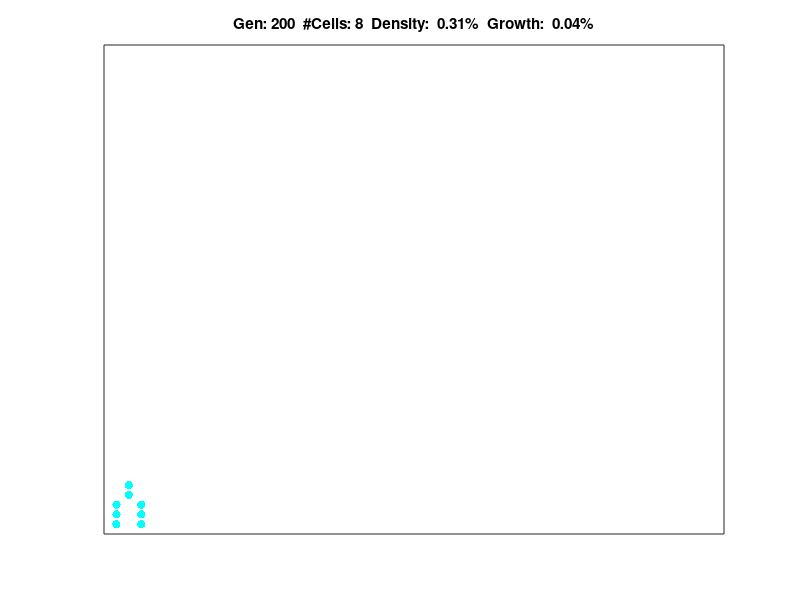

Write the MATLAB code that produced this figure. (Note: this script raises an error after producing the figure.)

function LifeGame2D
tic
% LifeGame2D is a traditional version of Conway's Game of Life,
% developed on a toroidal universe. This one is faster than LifeGame.m
% for large universes and a bit slower for small ones. 
%
% The aim of this code is being as simple as possible and provide 
% a file with data for statistical analysis after the simulation. 
%
% Author: Vladimiro Boselli, mail boselli(DOT)vladimiro {AT} gmail[DOT]com
% Share freely, attribution is appreciated.
% ######################
% ### INITIAL SET UP ###
% ######################
% Choose torus dimesion 'L' and run the simulation for a number 'gen'
% of generations.
L=50;                      
gen=200;
% Create array to store statistical data.
Stat=zeros(gen, 4);
%Hypertorus
T = zeros(L+1,L+1);
Tnew = T;
Adv=[2:L 1];
Ret=[L 1:L-1];
% ####################################
% ### LIFE RULE AND STARTING CELLS ###
% ####################################
% Life Rule - CLASSICAL RULE: S23/B3
Sur = [1 3];  % Exact # cells to survive
Bor = 3;      % Exact # cells to create a new one
% % Initial Set - DEFAULT: GLIDER S23/B3    
% T(1:3,1)=1;
% T(3,2)=1;
% T(2,3)=1;
% % Initial Set - DEFAULT: GLIDER S245/B3
% T(11,1:3)=1;
% T(12,1:2)=1;
% T(13,1)=1;
% Initial Set - DEFAULT: GLIDER S13/B3
T(1,1:3)=1;
T(3,1:3)=1;
T(2,4:5)=1;
% ########################
% ### START SIMULATION ###
% ########################      
% Start Plot
   sub=(L+1)^2;
   SUB=[L+1,L+1];
       K = find(T,sub);   
       [x,y] = ind2sub(SUB,K);
   axis([0 L 0 L]);
   
       Cells = [[Ret(x)',Ret(y)']' [x,Ret(y)']' [Adv(x)',Ret(y)']'  ...
                [Ret(x)',y]'       [x,y]'       [Adv(x)',y,]'        ...
                [Ret(x)',Adv(y)']' [x,Adv(y)']' [Adv(x)',Adv(y)']']';
       Next = unique(Cells,'rows');
       n=length(Next(:,1));
   for g = 1:gen            % Cycle on generation     #TAG
      for c = 1:n
          i=Next(c,1);
          j=Next(c,2);
                  
% Moore's Hyperneighbourhood               
N=T(Ret(i),Ret(j)) + T(i,Ret(j)) + T(Adv(i),Ret(j)) + ...
  T(Ret(i),j)      + 0           + T(Adv(i),j)    + ...
  T(Ret(i),Adv(j)) + T(i,Adv(j)) + T(Adv(i),Adv(j));
            if T(i,j)==1
            Tnew(i,j) =  ~all(N~=Sur); % Survive? 
            else
            Tnew(i,j) =  ~all(N~=Bor); % Create cells?
            end
            
      end    
Told=T;
T=Tnew;  
      % Exit if static
      if Told==Tnew
         break;
      end
      
      % Select the next changing cells
       K = find(T,sub);   
       [x,y] = ind2sub(SUB,K);
              Cells = [[Ret(x)',Ret(y)']' [x,Ret(y)']' [Adv(x)',Ret(y)']'  ...
                       [Ret(x)',y]'       [x,y]'       [Adv(x)',y,]'        ...
                       [Ret(x)',Adv(y)']' [x,Adv(y)']' [Adv(x)',Adv(y)']']';
       Next = unique(Cells,'rows');
       n=length(Next(:,1));
       % Update plot.
       scatter(x,y,...
               'MarkerFaceColor',[0 1 1],...
               'MarkerEdgeColor','none');
       axis([0 L 0 L])
   set(gca,'XTickLabel', [], 'YTickLabel', [], 'XTick', [], 'YTick', []);
   box on
   grid on
   Stat(g,:)=[g sum(T(:)) (mean(T(:))*100) (mean(T(:))-mean(Told(:)))*100];
   title(sprintf('Gen: %d  #Cells: %d  Density: %5.2f%%  Growth: %5.2f%%',...
         g,sum(T(:)),(mean(T(:))*100),(mean(T(:))-mean(Told(:)))*100))
   whitebg(1,'k')
   drawnow
   end                      % End cycle on generation #TAG
   save Stat2D.txt Stat -ASCII -TABS;
   toc